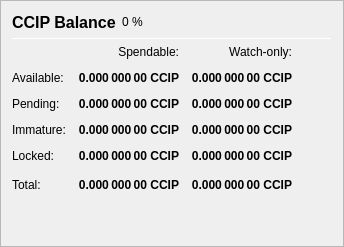
                   <widget class="QFrame" name="frame_Balances">
                    <property name="frameShape">
                     <enum>QFrame::StyledPanel</enum>
                    </property>
                    <property name="frameShadow">
                     <enum>QFrame::Raised</enum>
                    </property>
                    <layout class="QVBoxLayout" name="verticalLayout_4">
                     <item>
                      <layout class="QHBoxLayout" name="horizontalLayout_4">
                       <item>
                        <widget class="QLabel" name="label_5">
                         <property name="minimumSize">
                          <size>
                           <width>0</width>
                           <height>20</height>
                          </size>
                         </property>
                         <property name="font">
                          <font>
                           <pointsize>12</pointsize>
                           <weight>75</weight>
                           <bold>true</bold>
                          </font>
                         </property>
                         <property name="text">
                          <string>CCIP Balance</string>
                         </property>
                        </widget>
                       </item>
                       <item>
                        <widget class="QLabel" name="labelCCIPPercent">
                         <property name="text">
                          <string notr="true">0 %</string>
                         </property>
                        </widget>
                       </item>
                       <item>
                        <spacer name="horizontalSpacer_3">
                         <property name="orientation">
                          <enum>Qt::Horizontal</enum>
                         </property>
                         <property name="sizeHint" stdset="0">
                          <size>
                           <width>40</width>
                           <height>20</height>
                          </size>
                         </property>
                        </spacer>
                       </item>
                      </layout>
                     </item>
                     <item>
                      <widget class="Line" name="line_Balance">
                       <property name="minimumSize">
                        <size>
                         <width>0</width>
                         <height>1</height>
                        </size>
                       </property>
                       <property name="maximumSize">
                        <size>
                         <width>16777215</width>
                         <height>1</height>
                        </size>
                       </property>
                       <property name="orientation">
                        <enum>Qt::Horizontal</enum>
                       </property>
                      </widget>
                     </item>
                     <item>
                      <layout class="QGridLayout" name="gridLayout">
                       <property name="spacing">
                        <number>12</number>
                       </property>
                       <item row="0" column="1">
                        <widget class="QLabel" name="labelSpendable">
                         <property name="text">
                          <string>Spendable:</string>
                         </property>
                         <property name="alignment">
                          <set>Qt::AlignRight|Qt::AlignTrailing|Qt::AlignVCenter</set>
                         </property>
                        </widget>
                       </item>
                       <item row="0" column="2">
                        <widget class="QLabel" name="labelWatchonly">
                         <property name="text">
                          <string>Watch-only:</string>
                         </property>
                         <property name="alignment">
                          <set>Qt::AlignRight|Qt::AlignTrailing|Qt::AlignVCenter</set>
                         </property>
                        </widget>
                       </item>
                       <item row="1" column="0">
                        <widget class="QLabel" name="labelBalanceText">
                         <property name="text">
                          <string>Available:</string>
                         </property>
                        </widget>
                       </item>
                       <item row="1" column="1">
                        <widget class="QLabel" name="labelBalance">
                         <property name="font">
                          <font>
                           <weight>75</weight>
                           <bold>true</bold>
                          </font>
                         </property>
                         <property name="cursor">
                          <cursorShape>IBeamCursor</cursorShape>
                         </property>
                         <property name="toolTip">
                          <string>Your current spendable balance</string>
                         </property>
                         <property name="text">
                          <string notr="true">0.000 000 00 CCIP</string>
                         </property>
                         <property name="alignment">
                          <set>Qt::AlignRight|Qt::AlignTrailing|Qt::AlignVCenter</set>
                         </property>
                         <property name="textInteractionFlags">
                          <set>Qt::LinksAccessibleByMouse|Qt::TextSelectableByKeyboard|Qt::TextSelectableByMouse</set>
                         </property>
                        </widget>
                       </item>
                       <item row="1" column="2">
                        <widget class="QLabel" name="labelWatchAvailable">
                         <property name="font">
                          <font>
                           <weight>75</weight>
                           <bold>true</bold>
                          </font>
                         </property>
                         <property name="cursor">
                          <cursorShape>IBeamCursor</cursorShape>
                         </property>
                         <property name="toolTip">
                          <string>Your current balance in watch-only addresses</string>
                         </property>
                         <property name="text">
                          <string notr="true">0.000 000 00 CCIP</string>
                         </property>
                         <property name="alignment">
                          <set>Qt::AlignRight|Qt::AlignTrailing|Qt::AlignVCenter</set>
                         </property>
                         <property name="textInteractionFlags">
                          <set>Qt::LinksAccessibleByMouse|Qt::TextSelectableByKeyboard|Qt::TextSelectableByMouse</set>
                         </property>
                        </widget>
                       </item>
                       <item row="2" column="0">
                        <widget class="QLabel" name="labelPendingText">
                         <property name="text">
                          <string>Pending:</string>
                         </property>
                        </widget>
                       </item>
                       <item row="2" column="1">
                        <widget class="QLabel" name="labelUnconfirmed">
                         <property name="font">
                          <font>
                           <weight>75</weight>
                           <bold>true</bold>
                          </font>
                         </property>
                         <property name="cursor">
                          <cursorShape>IBeamCursor</cursorShape>
                         </property>
                         <property name="toolTip">
                          <string>Total of transactions that have yet to be confirmed, and do not yet count toward the spendable balance</string>
                         </property>
                         <property name="text">
                          <string notr="true">0.000 000 00 CCIP</string>
                         </property>
                         <property name="alignment">
                          <set>Qt::AlignRight|Qt::AlignTrailing|Qt::AlignVCenter</set>
                         </property>
                         <property name="textInteractionFlags">
                          <set>Qt::LinksAccessibleByMouse|Qt::TextSelectableByKeyboard|Qt::TextSelectableByMouse</set>
                         </property>
                        </widget>
                       </item>
                       <item row="2" column="2">
                        <widget class="QLabel" name="labelWatchPending">
                         <property name="font">
                          <font>
                           <weight>75</weight>
                           <bold>true</bold>
                          </font>
                         </property>
                         <property name="cursor">
                          <cursorShape>IBeamCursor</cursorShape>
                         </property>
                         <property name="toolTip">
                          <string>Unconfirmed transactions to watch-only addresses</string>
                         </property>
                         <property name="text">
                          <string notr="true">0.000 000 00 CCIP</string>
                         </property>
                         <property name="alignment">
                          <set>Qt::AlignRight|Qt::AlignTrailing|Qt::AlignVCenter</set>
                         </property>
                         <property name="textInteractionFlags">
                          <set>Qt::LinksAccessibleByMouse|Qt::TextSelectableByKeyboard|Qt::TextSelectableByMouse</set>
                         </property>
                        </widget>
                       </item>
                       <item row="3" column="0">
                        <widget class="QLabel" name="labelImmatureText">
                         <property name="text">
                          <string>Immature:</string>
                         </property>
                        </widget>
                       </item>
                       <item row="3" column="1">
                        <widget class="QLabel" name="labelImmature">
                         <property name="font">
                          <font>
                           <weight>75</weight>
                           <bold>true</bold>
                          </font>
                         </property>
                         <property name="cursor">
                          <cursorShape>IBeamCursor</cursorShape>
                         </property>
                         <property name="toolTip">
                          <string>Staked or masternode rewards that has not yet matured</string>
                         </property>
                         <property name="text">
                          <string notr="true">0.000 000 00 CCIP</string>
                         </property>
                         <property name="alignment">
                          <set>Qt::AlignRight|Qt::AlignTrailing|Qt::AlignVCenter</set>
                         </property>
                         <property name="textInteractionFlags">
                          <set>Qt::LinksAccessibleByMouse|Qt::TextSelectableByKeyboard|Qt::TextSelectableByMouse</set>
                         </property>
                        </widget>
                       </item>
                       <item row="3" column="2">
                        <widget class="QLabel" name="labelWatchImmature">
                         <property name="font">
                          <font>
                           <weight>75</weight>
                           <bold>true</bold>
                          </font>
                         </property>
                         <property name="cursor">
                          <cursorShape>IBeamCursor</cursorShape>
                         </property>
                         <property name="toolTip">
                          <string>Staked or masternode rewards in watch-only addresses that has not yet matured</string>
                         </property>
                         <property name="text">
                          <string notr="true">0.000 000 00 CCIP</string>
                         </property>
                         <property name="alignment">
                          <set>Qt::AlignRight|Qt::AlignTrailing|Qt::AlignVCenter</set>
                         </property>
                         <property name="textInteractionFlags">
                          <set>Qt::LinksAccessibleByMouse|Qt::TextSelectableByKeyboard|Qt::TextSelectableByMouse</set>
                         </property>
                        </widget>
                       </item>
                       <item row="4" column="0">
                        <widget class="QLabel" name="labelLockedBalanceText">
                         <property name="toolTip">
                          <string>Locked CCIP or Masternode collaterals. These are excluded from zCCIP minting.</string>
                         </property>
                         <property name="text">
                          <string>Locked:</string>
                         </property>
                        </widget>
                       </item>
                       <item row="4" column="1">
                        <widget class="QLabel" name="labelLockedBalance">
                         <property name="font">
                          <font>
                           <weight>75</weight>
                           <bold>true</bold>
                          </font>
                         </property>
                         <property name="cursor">
                          <cursorShape>IBeamCursor</cursorShape>
                         </property>
                         <property name="toolTip">
                          <string>Locked CCIP or Masternode collaterals. These are excluded from zCCIP minting.</string>
                         </property>
                         <property name="text">
                          <string notr="true">0.000 000 00 CCIP</string>
                         </property>
                         <property name="alignment">
                          <set>Qt::AlignRight|Qt::AlignTrailing|Qt::AlignVCenter</set>
                         </property>
                         <property name="textInteractionFlags">
                          <set>Qt::LinksAccessibleByMouse|Qt::TextSelectableByKeyboard|Qt::TextSelectableByMouse</set>
                         </property>
                        </widget>
                       </item>
                       <item row="4" column="2">
                        <widget class="QLabel" name="labelWatchLocked">
                         <property name="font">
                          <font>
                           <weight>75</weight>
                           <bold>true</bold>
                          </font>
                         </property>
                         <property name="cursor">
                          <cursorShape>IBeamCursor</cursorShape>
                         </property>
                         <property name="toolTip">
                          <string>Current locked balance in watch-only addresses</string>
                         </property>
                         <property name="text">
                          <string notr="true">0.000 000 00 CCIP</string>
                         </property>
                         <property name="alignment">
                          <set>Qt::AlignRight|Qt::AlignTrailing|Qt::AlignVCenter</set>
                         </property>
                         <property name="textInteractionFlags">
                          <set>Qt::LinksAccessibleByMouse|Qt::TextSelectableByKeyboard|Qt::TextSelectableByMouse</set>
                         </property>
                        </widget>
                       </item>
                       <item row="5" column="0">
                        <widget class="QLabel" name="labelTotalText">
                         <property name="toolTip">
                          <string>Your current CCIP balance, unconfirmed and immature transactions included</string>
                         </property>
                         <property name="text">
                          <string>Total:</string>
                         </property>
                        </widget>
                       </item>
                       <item row="5" column="1">
                        <widget class="QLabel" name="labelTotal">
                         <property name="font">
                          <font>
                           <weight>75</weight>
                           <bold>true</bold>
                          </font>
                         </property>
                         <property name="cursor">
                          <cursorShape>IBeamCursor</cursorShape>
                         </property>
                         <property name="toolTip">
                          <string>Your current CCIP balance, unconfirmed and immature transactions included</string>
                         </property>
                         <property name="text">
                          <string notr="true">0.000 000 00 CCIP</string>
                         </property>
                         <property name="alignment">
                          <set>Qt::AlignRight|Qt::AlignTrailing|Qt::AlignVCenter</set>
                         </property>
                         <property name="textInteractionFlags">
                          <set>Qt::LinksAccessibleByMouse|Qt::TextSelectableByKeyboard|Qt::TextSelectableByMouse</set>
                         </property>
                        </widget>
                       </item>
                       <item row="5" column="2">
                        <widget class="QLabel" name="labelWatchTotal">
                         <property name="font">
                          <font>
                           <weight>75</weight>
                           <bold>true</bold>
                          </font>
                         </property>
                         <property name="cursor">
                          <cursorShape>IBeamCursor</cursorShape>
                         </property>
                         <property name="toolTip">
                          <string>Current total balance in watch-only addresses</string>
                         </property>
                         <property name="text">
                          <string notr="true">0.000 000 00 CCIP</string>
                         </property>
                         <property name="alignment">
                          <set>Qt::AlignRight|Qt::AlignTrailing|Qt::AlignVCenter</set>
                         </property>
                         <property name="textInteractionFlags">
                          <set>Qt::LinksAccessibleByMouse|Qt::TextSelectableByKeyboard|Qt::TextSelectableByMouse</set>
                         </property>
                        </widget>
                       </item>
                       <item row="5" column="3">
                        <spacer name="horizontalSpacer_9">
                         <property name="orientation">
                          <enum>Qt::Horizontal</enum>
                         </property>
                         <property name="sizeHint" stdset="0">
                          <size>
                           <width>40</width>
                           <height>20</height>
                          </size>
                         </property>
                        </spacer>
                       </item>
                      </layout>
                     </item>
                     <item>
                      <spacer name="verticalSpacer_3">
                       <property name="orientation">
                        <enum>Qt::Vertical</enum>
                       </property>
                       <property name="sizeHint" stdset="0">
                        <size>
                         <width>20</width>
                         <height>40</height>
                        </size>
                       </property>
                      </spacer>
                     </item>
                    </layout>
                   </widget>
